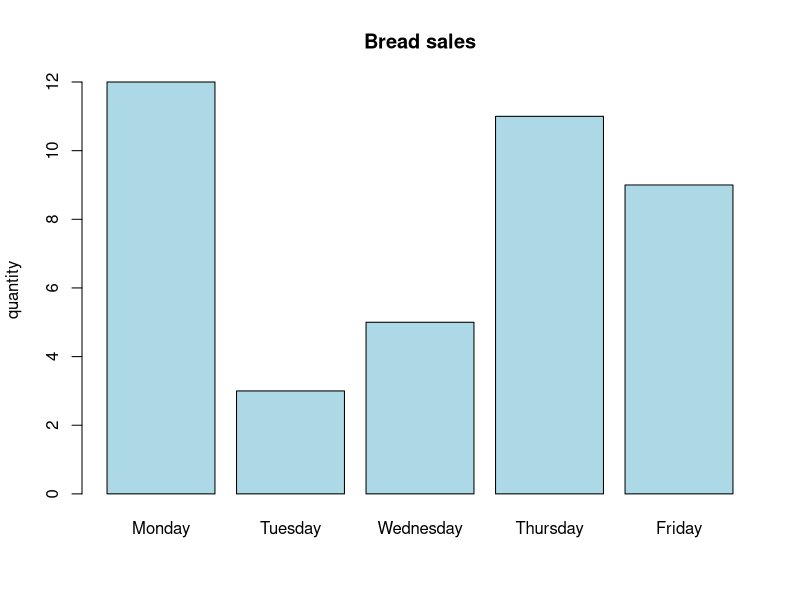
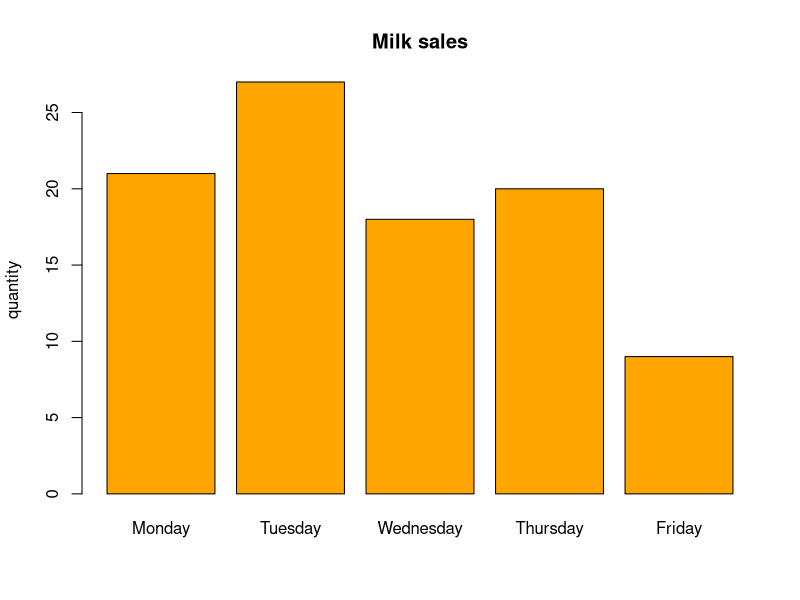
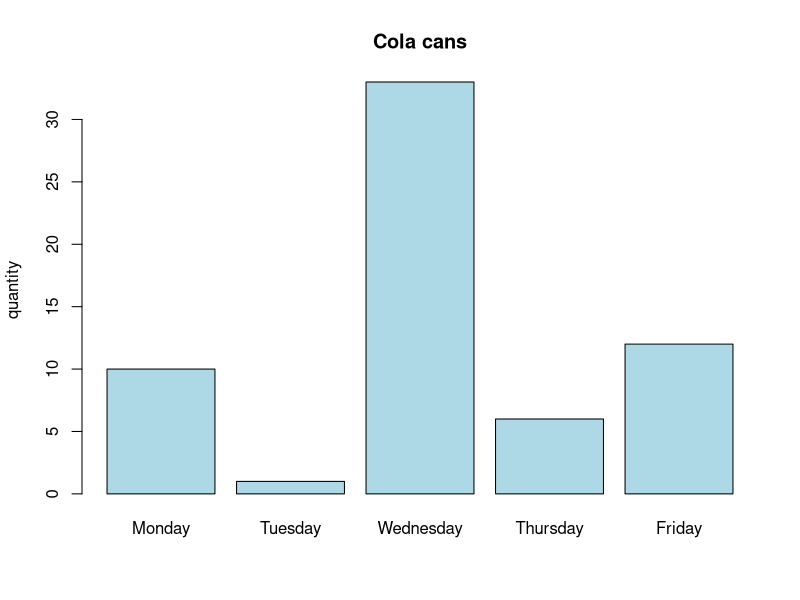
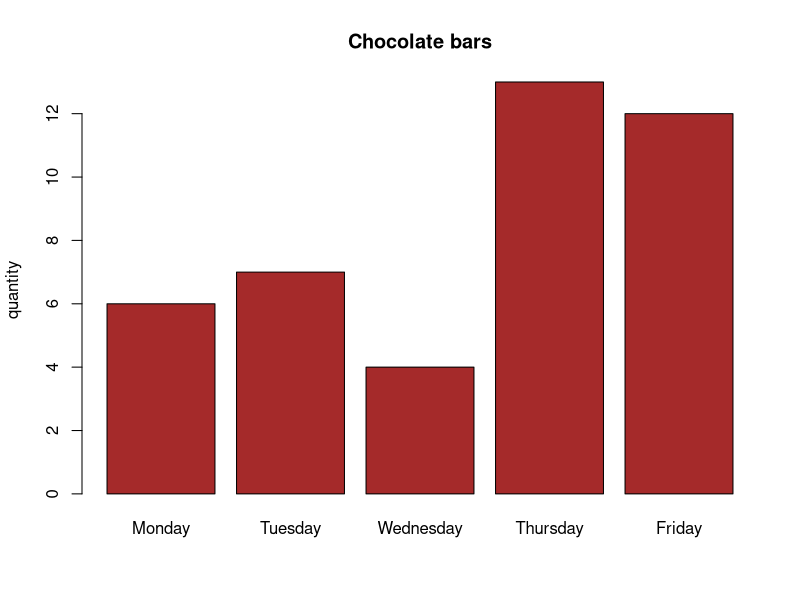
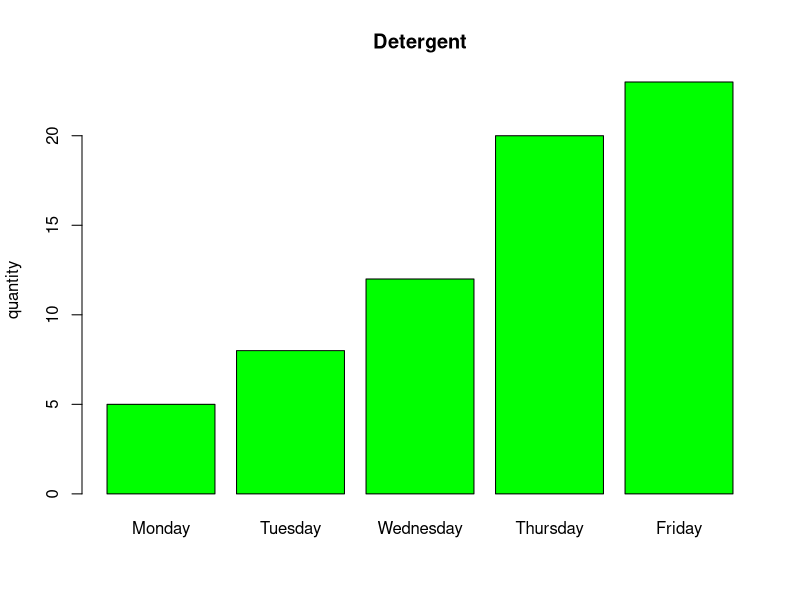

These figures' R source, in order:
bread <- c(12,3,5,11,9)
milk <- c(21,27,18,20,9)
Cola_cans <- c(10,1,33,6,12)
Chococlate_bars <- c(6,7,4,13,12)
Detergent <- c(5,8,12,20,23)

days <- c("Monday","Tuesday","Wednesday","Thursday","Friday")

pdf("questions4.pdf")
barplot(bread,names.arg=days,main="Bread sales",col="lightblue",ylab="quantity")

barplot(milk,names.arg=days,main="Milk sales",col="orange",ylab="quantity")

barplot(Cola_cans,names.arg=days,main="Cola cans",col="lightblue",ylab="quantity")

barplot(Chococlate_bars,names.arg=days,main="Chocolate bars",col="brown",ylab="quantity")

barplot(Detergent,names.arg=days,main="Detergent",col="Green",ylab="quantity")
